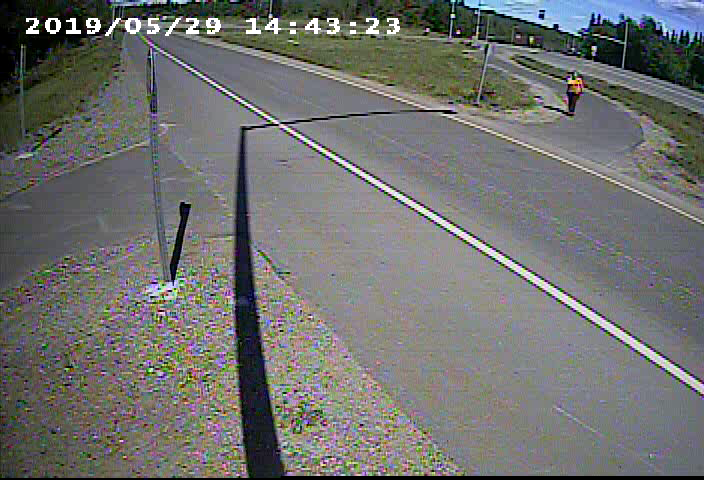
#> input picture Experiments/Trial Traffic Counter/images/frame_0000.png, 704 x 480 px, given in place of 00002517.ASF, which was not available
$ python trafficCounterExample.py
#> lines starting #> are read from the running program, lines starting #| are printed output that depends on the picture; after the words box and inside, x2 and y2 are one past the last pixel; in counts of white or black regions, pixels touching at a corner belong together; pictures that were not available may be replaced by others from this repository, and a replacement may not be noted
### Experiments/Trial Traffic Counter/vehicle_counter.py
import logging

# function use for traffic counting script
# ============================================================================

class VehicleCounter(object):
    def __init__(self, shape, divider):
        self.log = logging.getLogger("vehicle_counter")

        self.height, self.width = shape

        # is this supposed to be user input number?
        self.divider = 160

        self.vehicle_count = 0


    def update_count(self, matches, output_image = None):
        self.log.debug("Updating count using %d matches...", len(matches))

# ============================================================================

### Experiments/Trial Traffic Counter/trafficCounterExample.py
import logging
import logging.handlers
import os
import time
import sys

import cv2
import numpy as np

from vehicle_counter import VehicleCounter

# ============================================================================

IMAGE_DIR = "images"
IMAGE_FILENAME_FORMAT = IMAGE_DIR + "/frame_%04d.png"

# Support either video file or individual frames
CAPTURE_FROM_VIDEO = True
if CAPTURE_FROM_VIDEO:
    IMAGE_SOURCE = "00002517.ASF" # Video file
else:
    IMAGE_SOURCE = IMAGE_FILENAME_FORMAT # Image sequence

# Time to wait between frames, 0=forever
WAIT_TIME = 1 # 250 # ms

LOG_TO_FILE = True

# Colours for drawing on processed frames
DIVIDER_COLOUR = (255, 255, 0)
BOUNDING_BOX_COLOUR = (255, 0, 0)
CENTROID_COLOUR = (0, 0, 255)

# ============================================================================

def init_logging():
    main_logger = logging.getLogger()

    formatter = logging.Formatter(
        fmt='%(asctime)s.%(msecs)03d %(levelname)-8s [%(name)s] %(message)s'
        , datefmt='%Y-%m-%d %H:%M:%S')

    handler_stream = logging.StreamHandler(sys.stdout)
    handler_stream.setFormatter(formatter)
    main_logger.addHandler(handler_stream)

    if LOG_TO_FILE:
        handler_file = logging.handlers.RotatingFileHandler("debug.log"
            , maxBytes = 2**24
            , backupCount = 10)
        handler_file.setFormatter(formatter)
        main_logger.addHandler(handler_file)

    main_logger.setLevel(logging.DEBUG)

    return main_logger

# ============================================================================

def save_frame(file_name_format, frame_number, frame, label_format):
    file_name = file_name_format % frame_number
    label = label_format % frame_number

    log.debug("Saving %s as '%s'", label, file_name)
    cv2.imwrite(file_name, frame)

# ============================================================================

def get_centroid(x, y, w, h):
    x1 = int(w / 2)
    y1 = int(h / 2)

    cx = x + x1
    cy = y + y1

    return (cx, cy)

# ============================================================================

def detect_vehicles(fg_mask):
    log = logging.getLogger("detect_vehicles")

    MIN_CONTOUR_WIDTH = 21
    MIN_CONTOUR_HEIGHT = 21

    # Find the contours of any vehicles in the image
    contours, hierarchy = cv2.findContours(fg_mask
        , cv2.RETR_EXTERNAL
        , cv2.CHAIN_APPROX_SIMPLE)

    log.debug("Found %d vehicle contours.", len(contours))

    matches = []
    for (i, contour) in enumerate(contours):
        (x, y, w, h) = cv2.boundingRect(contour)
        contour_valid = (w >= MIN_CONTOUR_WIDTH) and (h >= MIN_CONTOUR_HEIGHT)

        log.debug("Contour #%d: pos=(x=%d, y=%d) size=(w=%d, h=%d) valid=%s"
            , i, x, y, w, h, contour_valid)

        if not contour_valid:
            continue

        centroid = get_centroid(x, y, w, h)

        matches.append(((x, y, w, h), centroid))

    return matches

# ============================================================================

def filter_mask(fg_mask):
    kernel = cv2.getStructuringElement(cv2.MORPH_ELLIPSE, (3, 3))

    # Fill any small holes
    closing = cv2.morphologyEx(fg_mask, cv2.MORPH_CLOSE, kernel)
    # Remove noise
    opening = cv2.morphologyEx(closing, cv2.MORPH_OPEN, kernel)

    # Dilate to merge adjacent blobs
    dilation = cv2.dilate(opening, kernel, iterations = 2)

    return dilation

# ============================================================================

def process_frame(frame_number, frame, bg_subtractor, car_counter):
    log = logging.getLogger("process_frame")

    # Create a copy of source frame to draw into
    processed = frame.copy()

    # Draw dividing line -- we count cars as they cross this line.
    cv2.line(processed, (0, car_counter.divider), (frame.shape[1], car_counter.divider), DIVIDER_COLOUR, 1)

    # Remove the background
    fg_mask = bg_subtractor.apply(frame, None, 0.01)
    fg_mask = filter_mask(fg_mask)

    save_frame(IMAGE_DIR + "/mask_%04d.png"
        , frame_number, fg_mask, "foreground mask for frame #%d")

    matches = detect_vehicles(fg_mask)

    log.debug("Found %d valid vehicle contours.", len(matches))
    for (i, match) in enumerate(matches):
        contour, centroid = match

        log.debug("Valid vehicle contour #%d: centroid=%s, bounding_box=%s", i, centroid, contour)

        x, y, w, h = contour

        # Mark the bounding box and the centroid on the processed frame
        # NB: Fixed the off-by one in the bottom right corner
        cv2.rectangle(processed, (x, y), (x + w - 1, y + h - 1), BOUNDING_BOX_COLOUR, 1)
        cv2.circle(processed, centroid, 2, CENTROID_COLOUR, -1)

        # write car count on frame
        font = cv2.FONT_HERSHEY_SIMPLEX # import font
        carCountString = "count = %d" % (car_counter.vehicle_count)
        cv2.putText(processed,carCountString, (200,200), font, 1, (255,255,0), 2, cv2.LINE_AA)


    log.debug("Updating vehicle count...")
    car_counter.update_count(matches, processed)

    return processed

# ============================================================================

def main():
    log = logging.getLogger("main")

    log.debug("Creating background subtractor...")
    bg_subtractor = cv2.createBackgroundSubtractorMOG2()

    log.debug("Pre-training the background subtractor...")
    default_bg = cv2.imread(IMAGE_FILENAME_FORMAT % 119)
    foreground = bg_subtractor.apply(default_bg, None, 1.0)

    car_counter = None # Will be created after first frame is captured

    # Set up image source
    log.debug("Initializing video capture device #%s...", IMAGE_SOURCE)
    cap = cv2.VideoCapture(IMAGE_SOURCE)

    frame_width = cap.get(cv2.CAP_PROP_FRAME_WIDTH)
    frame_height = cap.get(cv2.CAP_PROP_FRAME_HEIGHT)
    log.debug("Video capture frame size=(w=%d, h=%d)", frame_width, frame_height)

    log.debug("Starting capture loop...")
    frame_number = -1
    while True:
        frame_number += 1
        log.debug("Capturing frame #%d...", frame_number)
        ret, frame = cap.read()
#> frame is the input picture: shape (480, 704, 3); mean B, G, R 110.4, 112.9, 111.9
        if not ret:
            log.error("Frame capture failed, stopping...")
            break

        log.debug("Got frame #%d: shape=%s", frame_number, frame.shape)
#| 2026-11-20 17:26:48.660 DEBUG    [main] Got frame #0: shape=(480, 704, 3)

        if car_counter is None:
            # We do this here, so that we can initialize with actual frame size
            log.debug("Creating vehicle counter...")
            car_counter = VehicleCounter(frame.shape[:2], frame.shape[0] / 2)

        # Archive raw frames from video to disk for later inspection/testing
        if CAPTURE_FROM_VIDEO:
            save_frame(IMAGE_FILENAME_FORMAT
                , frame_number, frame, "source frame #%d")

        log.debug("Processing frame #%d...", frame_number)
        print(frame_width)
        processed = process_frame(frame_number, frame, bg_subtractor, car_counter)
#> in process_frame, `cv2.line(processed, (0, car_counter.divider), (frame.shape[1], car_cou..`:
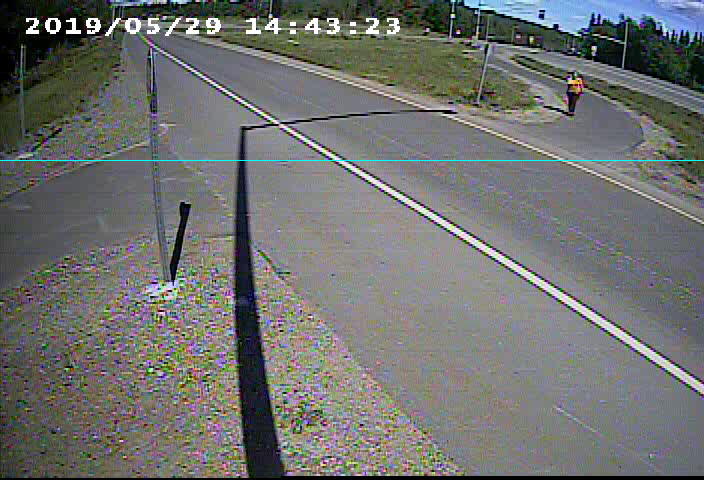
#> processed: shape (480, 704, 3); 0.21% of pixels changed, all inside (x1, y1, x2, y2) = (0, 160, 704, 161)
#> in process_frame, `fg_mask = bg_subtractor.apply(frame, None, 0.01)`:
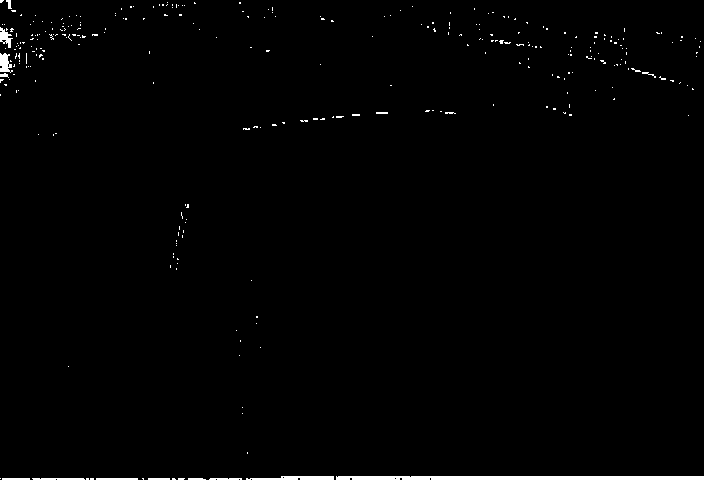
#> fg_mask: shape (480, 704); values 127 (black) and 255 (white), 1% white; 302 white regions (288 under 20 px), largest, box (x1, y1, x2, y2) and area: (336, 476, 704, 480) 1459, (246, 476, 334, 480) 274, (0, 53, 13, 73) 171
#> in filter_mask, `closing = cv2.morphologyEx(fg_mask, cv2.MORPH_CLOSE, kernel)`: closing: shape (480, 704); values 127 (black) and 255 (white), 1.1% white; 273 white regions (261 under 20 px), largest, box (x1, y1, x2, y2) and area: (246, 476, 704, 480) 1757, (0, 53, 15, 83) 255, (32, 478, 138, 480) 205
#> in filter_mask, `opening = cv2.morphologyEx(closing, cv2.MORPH_OPEN, kernel)`:
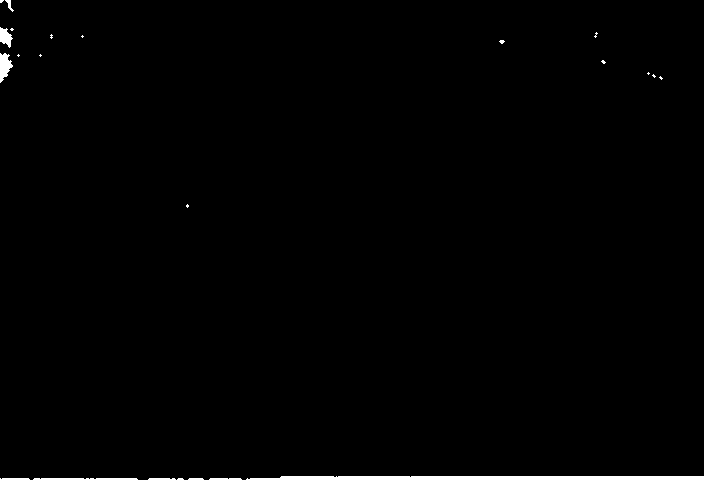
#> opening: shape (480, 704); values 127 (black) and 255 (white), 0.81% white; 23 white regions (14 under 20 px), largest, box (x1, y1, x2, y2) and area: (246, 476, 704, 480) 1756, (0, 53, 13, 83) 240, (33, 478, 138, 480) 202
#> in filter_mask, `dilation = cv2.dilate(opening, kernel, iterations = 2)`:
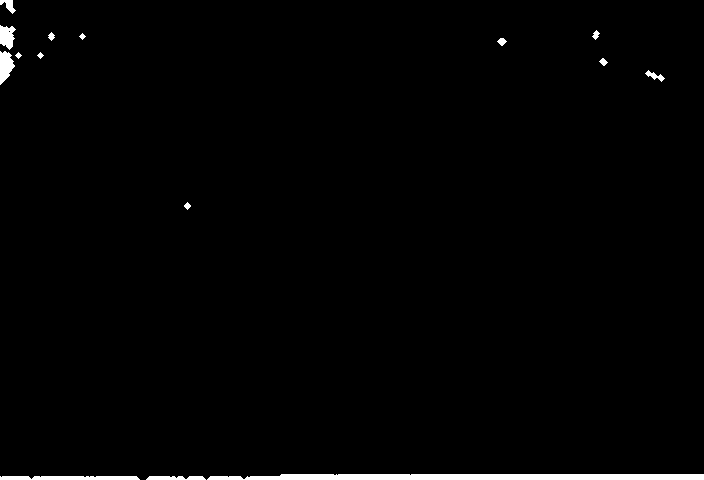
#> dilation: shape (480, 704); values 127 (black) and 255 (white), 1.4% white; 15 white regions, largest, box (x1, y1, x2, y2) and area: (207, 474, 704, 480) 2810, (0, 476, 140, 480) 538, (0, 51, 15, 85) 330
#> in detect_vehicles, `contours, hierarchy = cv2.findContours(fg_mask , cv2.RETR_EXTERNAL , c..`: contours = [[[0, 0], [0, 479], [703, 479], [703, 0]]]
#| 2026-11-20 17:26:48.872 DEBUG    [detect_vehicles] Found 1 vehicle contours.
#> the loop in detect_vehicles, `for (i, contour) in enumerate(contours):` made 1 pass
#> (contour, x, y, w, h, contour_valid, x1 in get_centroid, y1 in get_centroid) on pass 1: ([[0, 0], [0, 479], [703, 479], [703, 0]], 0, 0, 704, 480, True, 352, 240)
#| 2026-11-20 17:26:48.873 DEBUG    [detect_vehicles] Contour #0: pos=(x=0, y=0) size=(w=704, h=480) valid=True
#> after the loop in detect_vehicles, `for (i, contour) in enumerate(contours):`: matches = [((0, 0, 704, 480), (352, 240))]
#| 2026-11-20 17:26:48.874 DEBUG    [process_frame] Found 1 valid vehicle contours.
#> the loop in process_frame, `for (i, match) in enumerate(matches):` made 1 pass
#> (centroid, x, y, w, h, font, carCountString) on pass 1: ((352, 240), 0, 0, 704, 480, 0, 'count = 0')
#| 2026-11-20 17:26:48.874 DEBUG    [process_frame] Valid vehicle contour #0: centroid=(352, 240), bounding_box=(0, 0, 704, 480)
#> after the loop in process_frame, `for (i, match) in enumerate(matches):`:
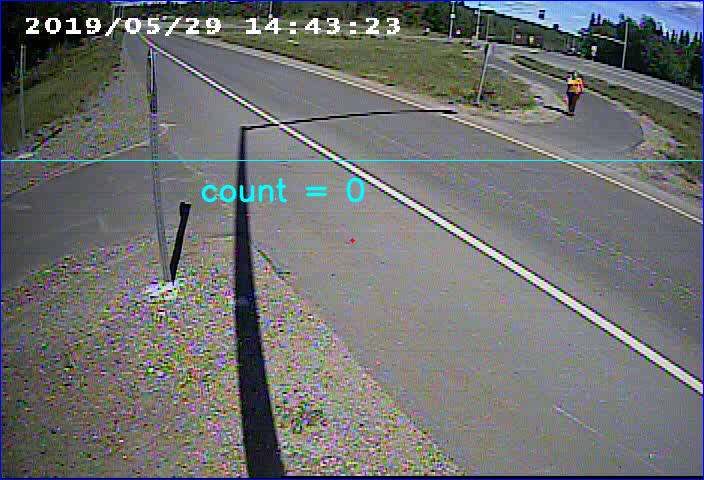
#> processed: shape (480, 704, 3); 1.13% of pixels changed, all inside (x1, y1, x2, y2) = (0, 0, 704, 480)
#> (printed output is left out)
#> (printed output is left out)

        save_frame(IMAGE_DIR + "/processed_%04d.png"
            , frame_number, processed, "processed frame #%d")

        cv2.imshow('Source Image', frame)
        cv2.imshow('Processed Image', processed)

        log.debug("Frame #%d processed.", frame_number)

        c = cv2.waitKey(WAIT_TIME)
#> (key Esc is pressed here)
        if c == 27:
            log.debug("ESC detected, stopping...")
            break

    log.debug("Closing video capture device...")
    cap.release()
    cv2.destroyAllWindows()
    log.debug("Done.")

# ============================================================================

if __name__ == "__main__":
    log = init_logging()

    if not os.path.exists(IMAGE_DIR):
        log.debug("Creating image directory `%s`...", IMAGE_DIR)
        os.makedirs(IMAGE_DIR)

    main()
